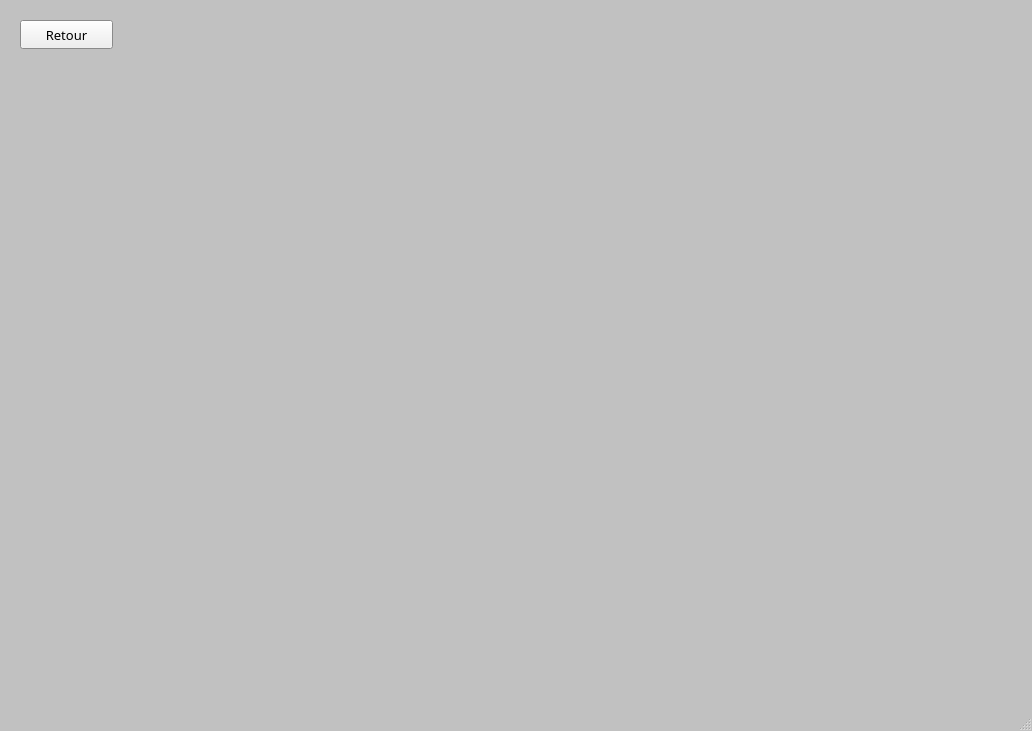
<?xml version="1.0" encoding="UTF-8"?>
<ui version="4.0">
 <class>DelStock</class>
 <widget class="QMainWindow" name="DelStock">
  <property name="geometry">
   <rect>
    <x>0</x>
    <y>0</y>
    <width>1032</width>
    <height>731</height>
   </rect>
  </property>
  <property name="palette">
   <palette>
    <active>
     <colorrole role="Window">
      <brush brushstyle="SolidPattern">
       <color alpha="255">
        <red>193</red>
        <green>193</green>
        <blue>193</blue>
       </color>
      </brush>
     </colorrole>
    </active>
    <inactive>
     <colorrole role="Window">
      <brush brushstyle="SolidPattern">
       <color alpha="255">
        <red>193</red>
        <green>193</green>
        <blue>193</blue>
       </color>
      </brush>
     </colorrole>
    </inactive>
    <disabled>
     <colorrole role="Base">
      <brush brushstyle="SolidPattern">
       <color alpha="255">
        <red>193</red>
        <green>193</green>
        <blue>193</blue>
       </color>
      </brush>
     </colorrole>
     <colorrole role="Window">
      <brush brushstyle="SolidPattern">
       <color alpha="255">
        <red>193</red>
        <green>193</green>
        <blue>193</blue>
       </color>
      </brush>
     </colorrole>
    </disabled>
   </palette>
  </property>
  <property name="font">
   <font>
    <family>MS Reference Sans Serif</family>
    <pointsize>14</pointsize>
   </font>
  </property>
  <property name="windowTitle">
   <string>MainWindow</string>
  </property>
  <widget class="QWidget" name="centralwidget">
   <widget class="QPushButton" name="pushButton_back">
    <property name="geometry">
     <rect>
      <x>20</x>
      <y>20</y>
      <width>93</width>
      <height>29</height>
     </rect>
    </property>
    <property name="font">
     <font>
      <family>MS Reference Sans Serif</family>
      <pointsize>10</pointsize>
     </font>
    </property>
    <property name="text">
     <string>Retour</string>
    </property>
   </widget>
  </widget>
  <widget class="QMenuBar" name="menubar">
   <property name="geometry">
    <rect>
     <x>0</x>
     <y>0</y>
     <width>1032</width>
     <height>28</height>
    </rect>
   </property>
  </widget>
  <widget class="QStatusBar" name="statusbar"/>
 </widget>
 <resources/>
 <connections/>
</ui>
